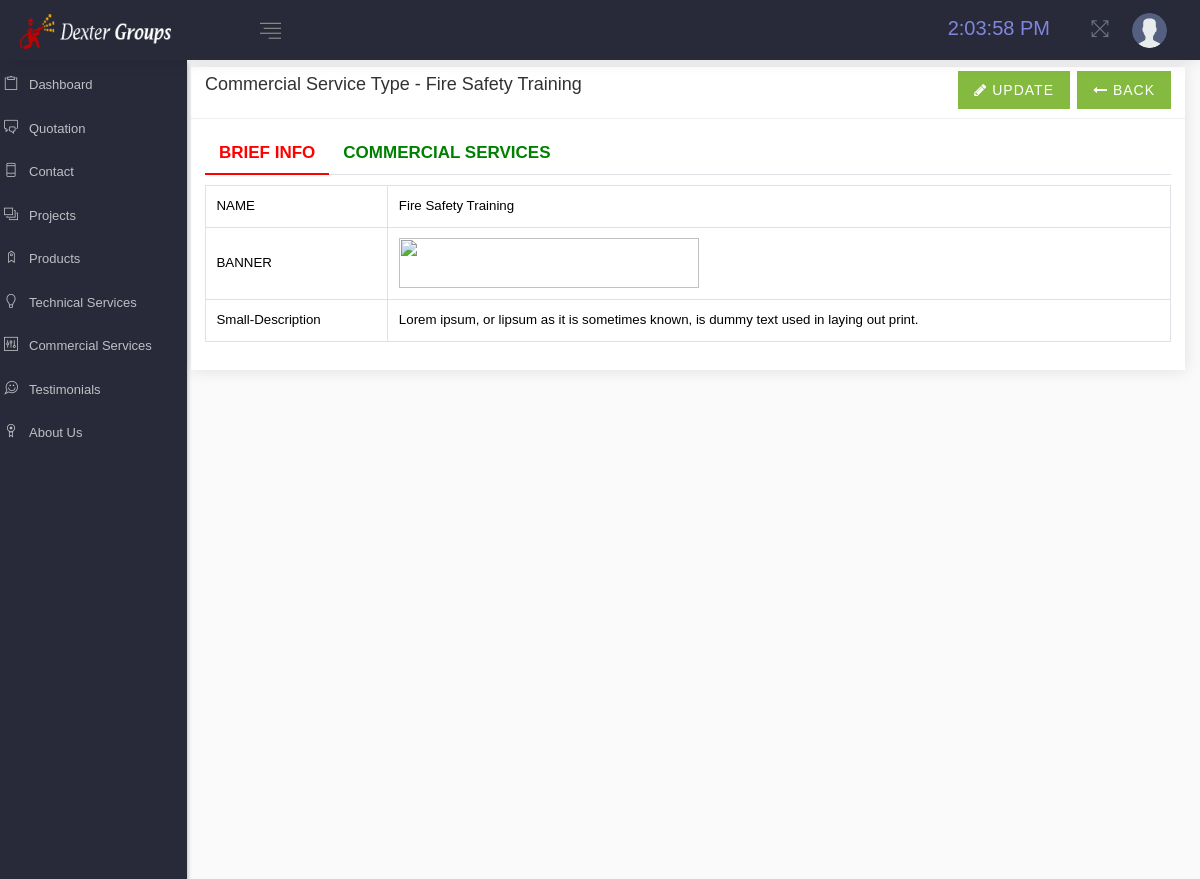
/admin/commercial-brief.php?id=1 (signed in), run on the app's committed database.
### tables this page shows
CREATE TABLE `com_service` (
  `com_id` int(11) UNSIGNED NOT NULL,
  `com_name` varchar(255) NOT NULL,
  `com_slug` varchar(255) NOT NULL,
  `com_img` text DEFAULT NULL,
  `com_banner` text DEFAULT NULL,
  `com_small_desc` text DEFAULT NULL,
  `com_full_desc` text DEFAULT NULL,
  `com_status` int(1) NOT NULL DEFAULT 1,
  `com_create_at` timestamp NOT NULL DEFAULT current_timestamp(),
  `com_update_at` timestamp NOT NULL DEFAULT current_timestamp() ON UPDATE current_timestamp(),
  `com_delete_at` timestamp NULL DEFAULT NULL
);

### admin/config/function.php (called while the page is built, shortened)
<?php
function FilterInput($input){
	$input = strip_tags(stripslashes(trim($input)));
	return $input;
}

### admin/commercial-brief.php (the view, shortened to what this page needs)
<?php include '_auth.php'; ?>
<?php
$id=FilterInput($_GET['id']);
$stmt = $PDO->prepare("SELECT * FROM com_service WHERE com_id='$id' AND com_status<>2");
$stmt->execute();
$data = $stmt->fetch(PDO::FETCH_OBJ);
?>
<!DOCTYPE html>
<html lang="en">
<head>
<?php  include '_header.php'; ?>
</head>
<body>
<?php  include '_menu.php'; ?>
<div class="row">
<div class="col-md-12">
<div class="card card-statistics h-100">
<div class="card-title">
<h5>Commercial Service Type - <?= $data->com_name; ?> <a href="commercial-services" class="button x-small pull-right"><i class="fa fa-long-arrow-left"></i> Back</a> <a href="commercial_update?id=<?php echo $id; ?>" class="button x-small pull-right mx-2"><i class="fa fa-pencil"></i> Update</a></h5></div>
<div class="card-body">
<ul class="nav nav-tabs thmnavtab">
<li class="nav-item"><a class="nav-link active" href="commercial-brief?id=<?= $data->com_id; ?>">Brief Info</a></li>
<li class="nav-item"><a class="nav-link" href="commercial-gallery?id=<?= $data->com_id; ?>">Commercial Services</a></li>
</ul>
<div class="table-responsive">
<table class="table table-hover table-bordered text-left">
<tbody>
<tr>
<td>NAME</td>
<td><?php echo $data->com_name; ?></td>
</tr>
<tr>
<td>BANNER</td>
<td><img src="../assets/images/com_services/banner/<?php echo $data->com_banner; ?>" height="50" width="300"></td>
</tr>
<tr>
<td>Small-Description</td>
<td colspan="3"><?php echo $data->com_small_desc; ?></td>
</tr>
</tbody>
</table>
</div>
</div>
</div>
</div>
</div>
<?php  include '_footer.php'; ?>
</body>
</html>

### admin/commercial-brief.php (style rules this page uses)
table.text-left thead tr th, table.text-left tbody tr td { text-align: left!important; }

### data on the page
com_service: com_name "Fire Safety Training", com_small_desc "Lorem ipsum, or lipsum as it is sometimes known, is dummy text used in laying out print."
